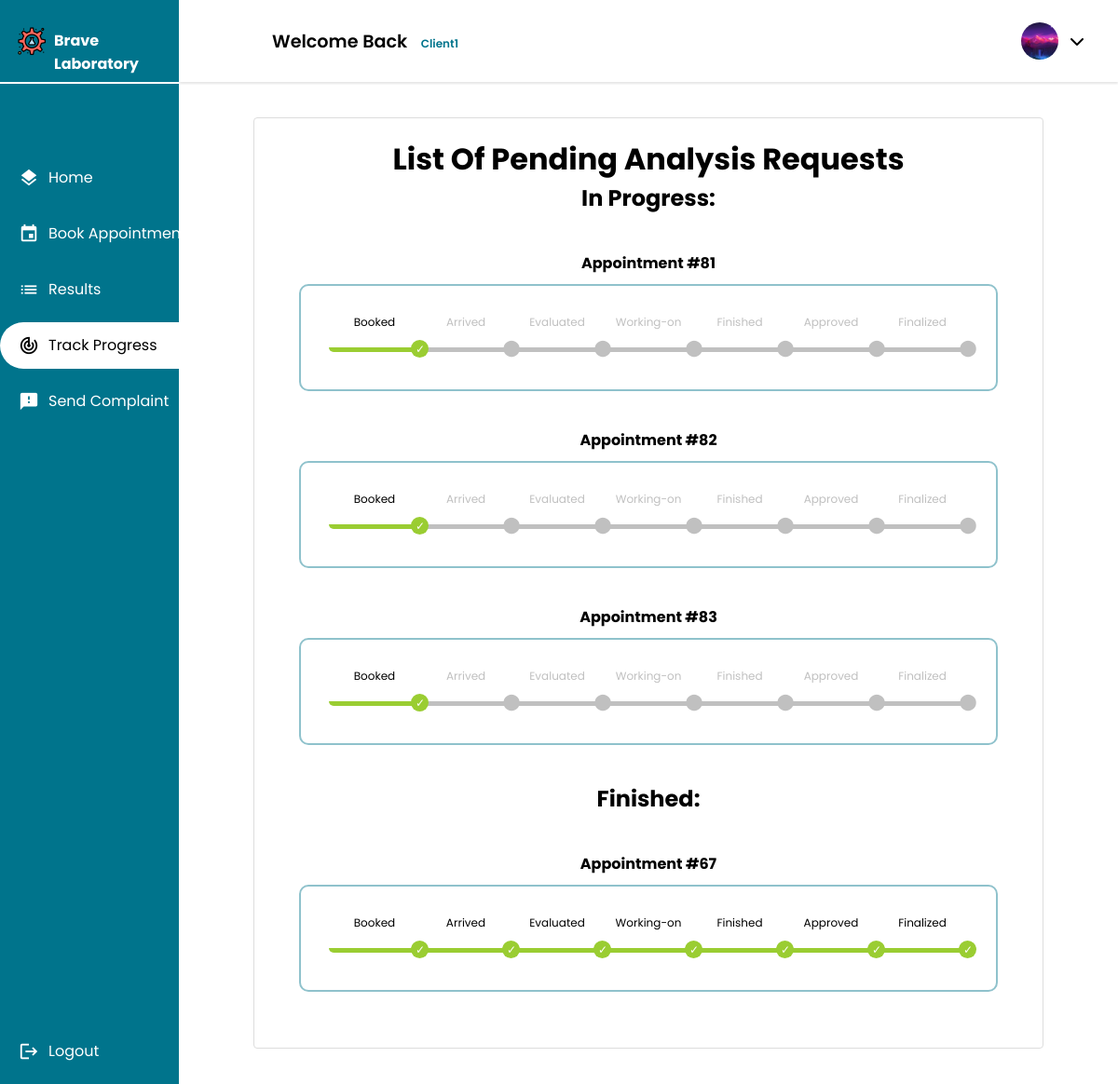
The app's page /client/requests/ (signed in), older data.
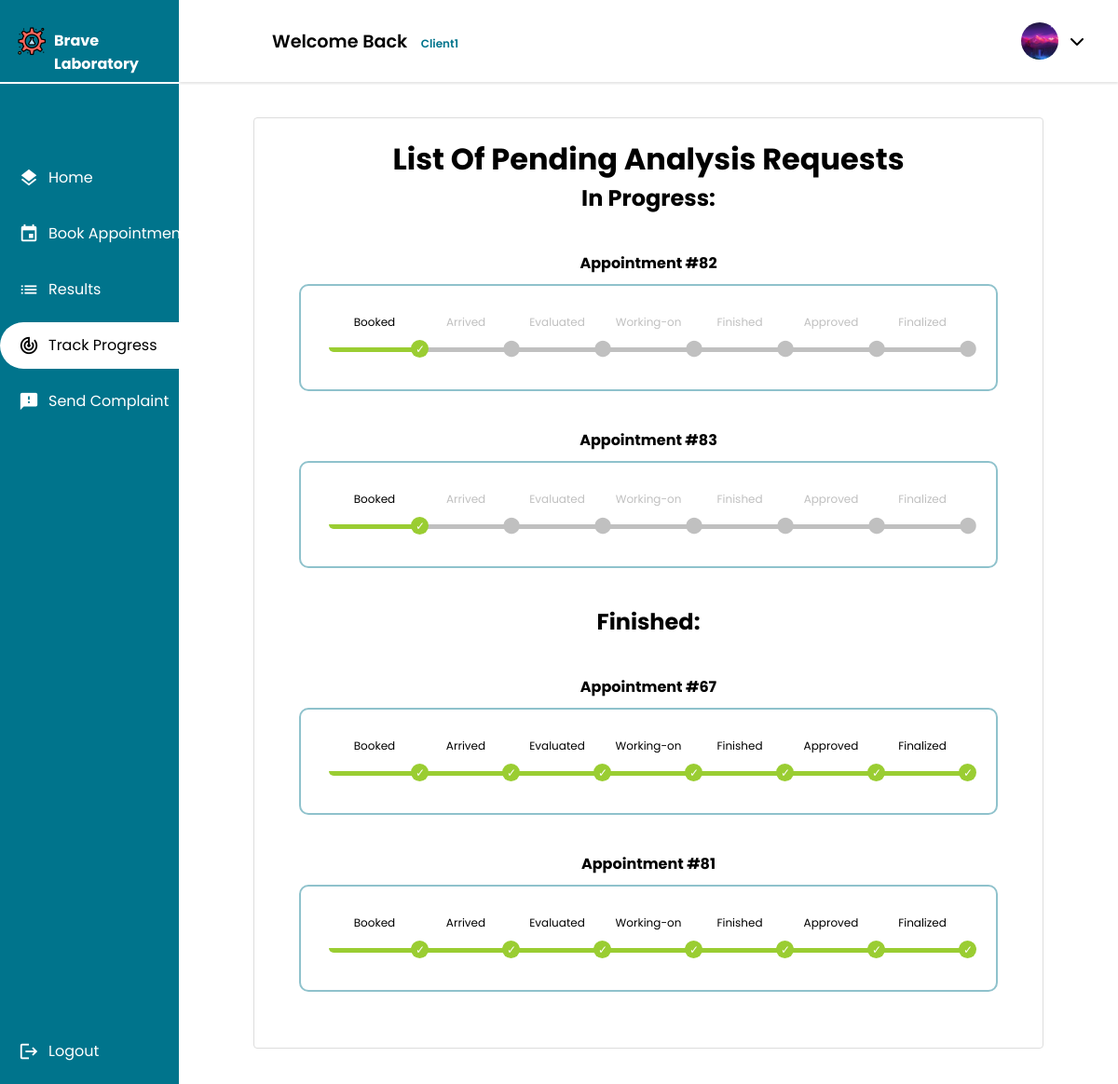
The same page, newer data.
### main_home/models.py (models this page shows, shortened)
class Appointment(models.Model):
    UPCOMING = 'Upcoming'
    TOMORROW = 'Tommorow'
    TODAY = 'Today'
    OVERDUE = 'Overdue'
    STATUS_CHOICES = [
        (UPCOMING, 'Upcoming'),
        (TOMORROW, 'Tommorow'),
        (TODAY, 'Today'),
        (OVERDUE, 'Overdue'),
    ]
    client = models.ForeignKey(Client, on_delete=models.CASCADE)
    tests_requested = models.ManyToManyField(TestOffered)
    date = models.DateField(validators=[validate_date_not_past])
    description = models.CharField(max_length=1000,blank=True)
    document = models.ImageField(null=True,blank=True,upload_to='medical_documents')
    total_price = models.DecimalField(max_digits=10, decimal_places=2)
    payment_status = models.BooleanField(default=False)
    arrived = models.BooleanField(default=False)
    cancelled = models.BooleanField(default=False)
    performed = models.BooleanField(default=False)
    class Meta:
        db_table = 'appointment'
    def __str__(self):
        return f"Appointment #{self.id}"
    @property
    def status(self):
        today = timezone.now().date()
        if self.date > today:
            return self.UPCOMING
        elif self.date == today:
            return self.TODAY
        elif self.date == today + timezone.timedelta(days=1):
            return self.TOMORROW
        else:
            return self.OVERDUE

### client/views.py (the view)
# urls.py: path("requests/",views.request_list,name="auditor_request_list"),
@login_required
@permission_required('client.view_client', raise_exception=True)
def request_list(request):
    appointments = Appointment.objects.filter(cancelled=False)
    context = {
        'appointments': appointments
    }
    return render(request,'client/request/request_list.html',context)

### client/templates/client/request/request_list.html (shortened to what the changed rows need)
{% extends 'client/client.html' %}
{% load static %}
{% block main %}
<div class="Container">
    <h1>List Of Pending Analysis Requests</h1>
    <h2>In Progress:</h2>
    {% for appointment in appointments %}
        {% if appointment.status != Appointment.OVERDUE %}
            {% if not appointment.analysisrequest or not appointment.analysisrequest.testresult.report.invoice %}
            <div class="progress-bar">
                <h4 class="small-header">{{appointment}}</h4>
                    <ol class="progress-meter">
                        <li class="progress-point finished">Booked</li>
                        {% if appointment.arrived %}
                        <li class="progress-point finished">Arrived</li>
                        {% else %}
                        <li class="progress-point pending">Arrived</li>
                        {% endif %}
                        {% if appointment.performed %}
                        <li class="progress-point finished">Evaluated</li>
                        {% else %}
                        <li class="progress-point pending">Evaluated</li>
                        {% endif %}
                        {% if appointment.analysisrequest and appointment.analysisrequest.status != 'pending'  %}
                            {% if appointment.analysisrequest.status == "finished" %}
                                <li class="progress-point finished">Working-on</li>
                                <li class="progress-point finished">Finished</li>
                            {% else %}
                                <li class="progress-point finished">Working-on</li>
                                <li class="progress-point pending">Finished</li>
                            {% endif %}
                            {% if appointment.analysisrequest.testresult.approved %}
                                <li class="progress-point finished">Approved</li>
                                <li class="progress-point finished">Finalized</li>
                            {% else %}
                                <li class="progress-point pending">Approved</li>
                                <li class="progress-point pending">Finalized</li>
                            {% endif %}
                        {% else %}
                            <li class="progress-point pending">Working-on</li>
                            <li class="progress-point pending">Finished</li>
                            <li class="progress-point pending">Approved</li>
                            <li class="progress-point pending">Finalized</li>
                        {% endif %}
                    </ol>
                </div>
            {% endif %}
        {% endif %}
    {% endfor %}
    <h2>Finished:</h2>
    {% for appointment in appointments %}
        {% if appointment.status != Appointment.OVERDUE %}
            {% if appointment.analysisrequest and appointment.analysisrequest.testresult.report.invoice %}
                <div class="progress-bar">
                    <h4 class="small-header">{{appointment}}</h4>
                    <ol class="progress-meter">
                        <li class="progress-point finished">Booked</li>
                        {% if appointment.arrived %}
                        <li class="progress-point finished">Arrived</li>
                        {% else %}
                        <li class="progress-point pending">Arrived</li>
                        {% endif %}
                        {% if appointment.performed %}
                        <li class="progress-point finished">Evaluated</li>
                        {% else %}
                        <li class="progress-point pending">Evaluated</li>
                        {% endif %}
                        {% if appointment.analysisrequest  %}
                            {% if appointment.analysisrequest.status == "finished" %}
                                <li class="progress-point finished">Working-on</li>
                                <li class="progress-point finished">Finished</li>
                            {% endif %}
                            {% if appointment.analysisrequest.testresult.approved %}
                                <li class="progress-point finished">Approved</li>
                                <li class="progress-point finished">Finalized</li>
                            {% else %}
                                <li class="progress-point pending">Approved</li>
                                <li class="progress-point pending">Finalized</li>
                            {% endif %}
                        {% else %}
                            <li class="progress-point pending">Working-on</li>
                            <li class="progress-point pending">Finished</li>
                            <li class="progress-point pending">Approved</li>
                            <li class="progress-point pending">Finalized</li>
                        {% endif %}
                    </ol>
                </div>
            {% endif %}
        {% endif %}
    {% endfor %}
</div>
{% endblock main %}

Row changes from the older to the newer data that the page shows:
changed Appointment "Appointment #81": moves from the list under "In Progress:" to the list under "Finished:"
